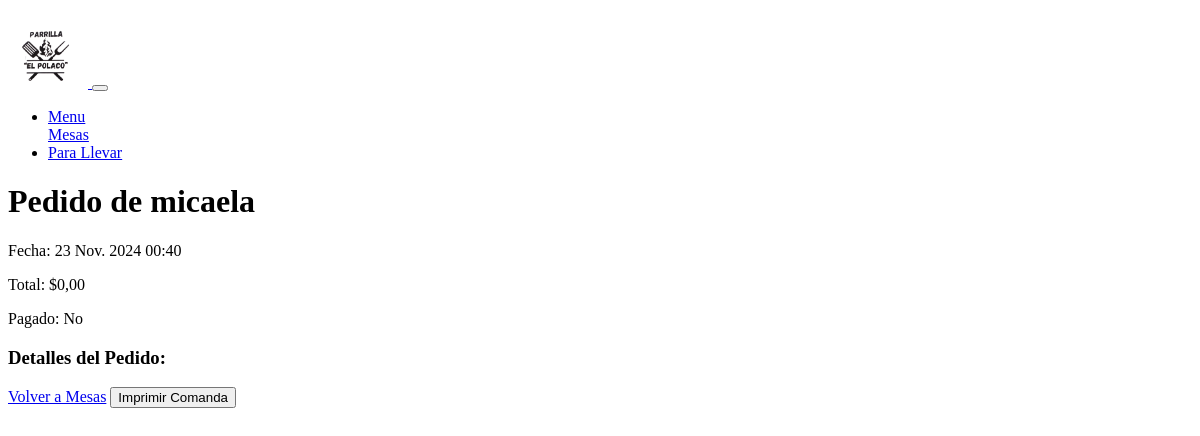
Before: /pedido/16/ with the older database file.
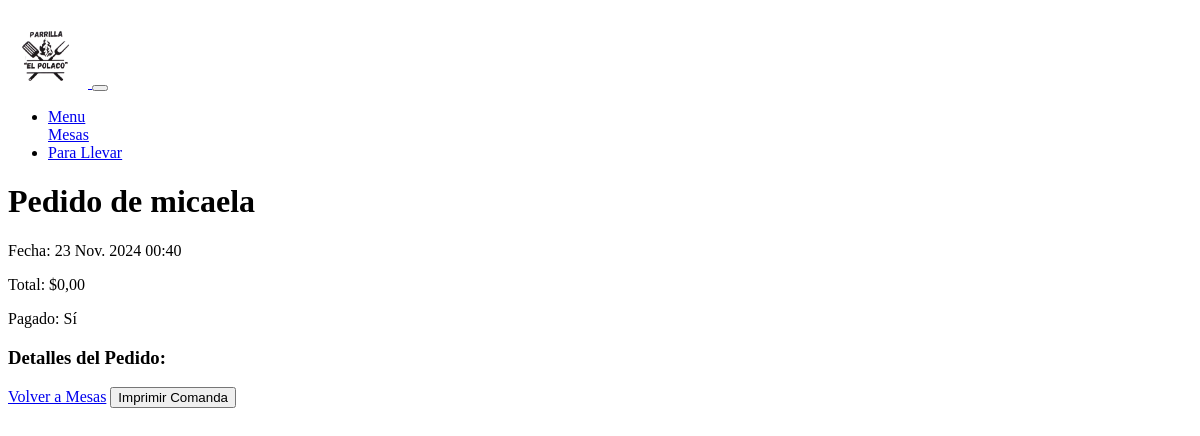
After: the same page with the newer database file.
### Parrilla/models.py (models this page shows, shortened)
class Pedido(models.Model):
    numero = models.IntegerField(unique=False)
    mesa = models.ForeignKey("Mesa", on_delete=models.CASCADE, blank=True, null=True)
    nombre = models.CharField(max_length=100, blank=True, null=True)
    fecha = models.DateTimeField(auto_now_add=True)
    total = models.DecimalField(max_digits=10, decimal_places=2, default=0)
    pagado = models.BooleanField(default=False)
    para_llevar = models.BooleanField(default=False)
    nota = models.TextField(blank=True, null=True)

### Parrilla/views.py (the view)
# urls.py: path("pedido/<int:pedido_id>/", views.detalle_pedido, name="detalle_pedido"),
def detalle_pedido(request, pedido_id):
    pedido = get_object_or_404(Pedido, id=pedido_id)
    return render(request, "Parrilla/detalle_pedido.html", {"pedido": pedido})

### Parrilla/templates/Parrilla/detalle_pedido.html (shortened to what this page needs)
<!DOCTYPE html>
<html lang="es">
  <head>
    {% load bootstrap5 %} {% load static %}
  </head>
  <body>
    {% include 'Parrilla/layauts/nav.html' %}
    <h1>Pedido de {{ pedido.nombre }}</h1>
    <p>Fecha: {{ pedido.fecha }}</p>
    <p class="money-format">Total: ${{ pedido.total }}</p>
    <p>Pagado: {{ pedido.pagado|yesno:"Sí,No" }}</p>
    <h3>Detalles del Pedido:</h3>
    <a href="{% url 'vista_mesas' %}">Volver a Mesas</a>
    <button onclick="imprimirComanda()">Imprimir Comanda</button>
  </body>
</html>

Changed rows visible on the page:
changed Pedido "micaela": pagado "No" → "Sí"
